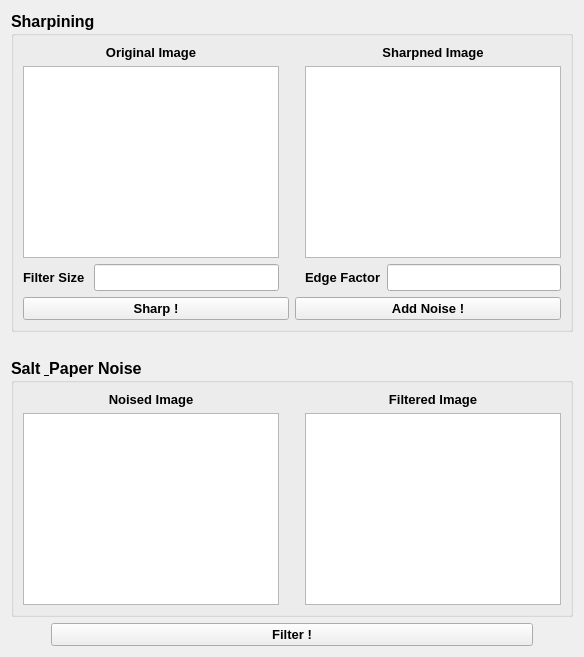
      <widget class="QWidget" name="tab_6">
       <attribute name="title">
        <string>Filtering</string>
       </attribute>
       <layout class="QGridLayout" name="gridLayout_16">
        <item row="2" column="0">
         <widget class="QGroupBox" name="Salt_and_Paper_groupBox">
          <property name="font">
           <font>
            <pointsize>12</pointsize>
            <weight>75</weight>
            <bold>true</bold>
           </font>
          </property>
          <property name="title">
           <string>Salt &amp; Paper Noise</string>
          </property>
          <layout class="QGridLayout" name="gridLayout_15">
           <item row="0" column="0">
            <layout class="QHBoxLayout" name="horizontalLayout_12">
             <item>
              <layout class="QVBoxLayout" name="verticalLayout_18">
               <item>
                <widget class="QLabel" name="Noised_image_label">
                 <property name="font">
                  <font>
                   <pointsize>10</pointsize>
                   <weight>75</weight>
                   <bold>true</bold>
                  </font>
                 </property>
                 <property name="text">
                  <string>Noised Image</string>
                 </property>
                 <property name="alignment">
                  <set>Qt::AlignCenter</set>
                 </property>
                </widget>
               </item>
               <item>
                <widget class="QGraphicsView" name="Noised_image_graphicsView"/>
               </item>
              </layout>
             </item>
             <item>
              <spacer name="verticalSpacer_8">
               <property name="orientation">
                <enum>Qt::Vertical</enum>
               </property>
               <property name="sizeHint" stdset="0">
                <size>
                 <width>20</width>
                 <height>40</height>
                </size>
               </property>
              </spacer>
             </item>
             <item>
              <layout class="QVBoxLayout" name="verticalLayout_19">
               <item>
                <widget class="QLabel" name="Filtered_image_label">
                 <property name="font">
                  <font>
                   <pointsize>10</pointsize>
                   <weight>75</weight>
                   <bold>true</bold>
                  </font>
                 </property>
                 <property name="text">
                  <string>Filtered Image</string>
                 </property>
                 <property name="alignment">
                  <set>Qt::AlignCenter</set>
                 </property>
                </widget>
               </item>
               <item>
                <widget class="QGraphicsView" name="Filtered_image_graphicsView"/>
               </item>
              </layout>
             </item>
            </layout>
           </item>
          </layout>
         </widget>
        </item>
        <item row="0" column="0">
         <widget class="QGroupBox" name="Sharpining_groupBox">
          <property name="font">
           <font>
            <pointsize>12</pointsize>
            <weight>75</weight>
            <bold>true</bold>
           </font>
          </property>
          <property name="title">
           <string>Sharpining</string>
          </property>
          <layout class="QGridLayout" name="gridLayout_12">
           <item row="0" column="0">
            <layout class="QGridLayout" name="gridLayout_14">
             <item row="0" column="0">
              <layout class="QHBoxLayout" name="horizontalLayout_9">
               <item>
                <layout class="QVBoxLayout" name="verticalLayout_11">
                 <item>
                  <layout class="QVBoxLayout" name="verticalLayout_12">
                   <item>
                    <widget class="QLabel" name="Unsharped_image_label">
                     <property name="font">
                      <font>
                       <pointsize>10</pointsize>
                       <weight>75</weight>
                       <bold>true</bold>
                      </font>
                     </property>
                     <property name="text">
                      <string>Original Image</string>
                     </property>
                     <property name="alignment">
                      <set>Qt::AlignCenter</set>
                     </property>
                    </widget>
                   </item>
                   <item>
                    <widget class="QGraphicsView" name="Unsharped_image_graphicsView"/>
                   </item>
                  </layout>
                 </item>
                 <item>
                  <layout class="QHBoxLayout" name="horizontalLayout_10">
                   <item>
                    <widget class="QLabel" name="Filter_Size_label">
                     <property name="font">
                      <font>
                       <pointsize>10</pointsize>
                       <weight>75</weight>
                       <bold>true</bold>
                      </font>
                     </property>
                     <property name="text">
                      <string>Filter Size </string>
                     </property>
                    </widget>
                   </item>
                   <item>
                    <widget class="QLineEdit" name="Filter_Size_lineEdit"/>
                   </item>
                  </layout>
                 </item>
                </layout>
               </item>
               <item>
                <spacer name="verticalSpacer_7">
                 <property name="orientation">
                  <enum>Qt::Vertical</enum>
                 </property>
                 <property name="sizeHint" stdset="0">
                  <size>
                   <width>20</width>
                   <height>40</height>
                  </size>
                 </property>
                </spacer>
               </item>
               <item>
                <layout class="QVBoxLayout" name="verticalLayout_13">
                 <item>
                  <layout class="QVBoxLayout" name="verticalLayout_14">
                   <item>
                    <widget class="QLabel" name="Sharped_image_label">
                     <property name="font">
                      <font>
                       <pointsize>10</pointsize>
                       <weight>75</weight>
                       <bold>true</bold>
                      </font>
                     </property>
                     <property name="text">
                      <string>Sharpned Image</string>
                     </property>
                     <property name="alignment">
                      <set>Qt::AlignCenter</set>
                     </property>
                    </widget>
                   </item>
                   <item>
                    <widget class="QGraphicsView" name="Sharped_image_graphicsView"/>
                   </item>
                  </layout>
                 </item>
                 <item>
                  <layout class="QHBoxLayout" name="horizontalLayout_11">
                   <item>
                    <widget class="QLabel" name="Edge_Factor_label">
                     <property name="font">
                      <font>
                       <pointsize>10</pointsize>
                       <weight>75</weight>
                       <bold>true</bold>
                      </font>
                     </property>
                     <property name="text">
                      <string>Edge Factor</string>
                     </property>
                    </widget>
                   </item>
                   <item>
                    <widget class="QLineEdit" name="Edge_Factor_lineEdit"/>
                   </item>
                  </layout>
                 </item>
                </layout>
               </item>
              </layout>
             </item>
            </layout>
           </item>
           <item row="1" column="0">
            <layout class="QHBoxLayout" name="horizontalLayout_13">
             <item>
              <widget class="QPushButton" name="Sharp_pushButton">
               <property name="font">
                <font>
                 <pointsize>10</pointsize>
                 <weight>75</weight>
                 <bold>true</bold>
                </font>
               </property>
               <property name="text">
                <string>Sharp !</string>
               </property>
              </widget>
             </item>
             <item>
              <widget class="QPushButton" name="Noise_pushButton">
               <property name="font">
                <font>
                 <pointsize>10</pointsize>
                 <weight>75</weight>
                 <bold>true</bold>
                </font>
               </property>
               <property name="text">
                <string>Add Noise !</string>
               </property>
              </widget>
             </item>
            </layout>
           </item>
          </layout>
         </widget>
        </item>
        <item row="1" column="0">
         <spacer name="horizontalSpacer_17">
          <property name="orientation">
           <enum>Qt::Horizontal</enum>
          </property>
          <property name="sizeHint" stdset="0">
           <size>
            <width>40</width>
            <height>20</height>
           </size>
          </property>
         </spacer>
        </item>
        <item row="3" column="0">
         <layout class="QHBoxLayout" name="horizontalLayout_14">
          <item>
           <spacer name="horizontalSpacer_18">
            <property name="orientation">
             <enum>Qt::Horizontal</enum>
            </property>
            <property name="sizeType">
             <enum>QSizePolicy::Minimum</enum>
            </property>
            <property name="sizeHint" stdset="0">
             <size>
              <width>40</width>
              <height>20</height>
             </size>
            </property>
           </spacer>
          </item>
          <item>
           <widget class="QPushButton" name="Filter_pushButton">
            <property name="font">
             <font>
              <pointsize>10</pointsize>
              <weight>75</weight>
              <bold>true</bold>
             </font>
            </property>
            <property name="text">
             <string>Filter !</string>
            </property>
           </widget>
          </item>
          <item>
           <spacer name="horizontalSpacer_19">
            <property name="orientation">
             <enum>Qt::Horizontal</enum>
            </property>
            <property name="sizeType">
             <enum>QSizePolicy::Minimum</enum>
            </property>
            <property name="sizeHint" stdset="0">
             <size>
              <width>40</width>
              <height>20</height>
             </size>
            </property>
           </spacer>
          </item>
         </layout>
        </item>
       </layout>
      </widget>
